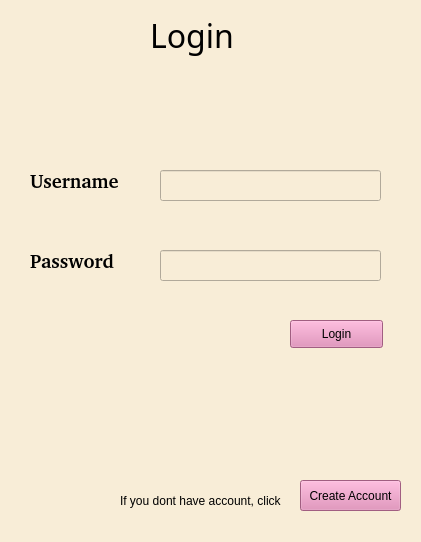
<?xml version="1.0" encoding="UTF-8"?>
<ui version="4.0">
 <class>Login</class>
 <widget class="QMainWindow" name="Login">
  <property name="geometry">
   <rect>
    <x>0</x>
    <y>0</y>
    <width>421</width>
    <height>542</height>
   </rect>
  </property>
  <property name="windowTitle">
   <string>Login Setup</string>
  </property>
  <property name="styleSheet">
   <string notr="true">background-color: rgb(248, 237, 215);</string>
  </property>
  <widget class="QWidget" name="centralwidget">
   <widget class="QLabel" name="label1">
    <property name="geometry">
     <rect>
      <x>150</x>
      <y>-40</y>
      <width>211</width>
      <height>151</height>
     </rect>
    </property>
    <property name="font">
     <font>
      <family>Gagalin</family>
      <pointsize>24</pointsize>
     </font>
    </property>
    <property name="layoutDirection">
     <enum>Qt::LeftToRight</enum>
    </property>
    <property name="text">
     <string>Login</string>
    </property>
   </widget>
   <widget class="QLabel" name="label2">
    <property name="geometry">
     <rect>
      <x>30</x>
      <y>160</y>
      <width>121</width>
      <height>41</height>
     </rect>
    </property>
    <property name="font">
     <font>
      <family>Champagne &amp; Limousines</family>
      <pointsize>14</pointsize>
      <weight>75</weight>
      <bold>true</bold>
     </font>
    </property>
    <property name="text">
     <string>Username</string>
    </property>
   </widget>
   <widget class="QLineEdit" name="username">
    <property name="geometry">
     <rect>
      <x>160</x>
      <y>170</y>
      <width>221</width>
      <height>31</height>
     </rect>
    </property>
   </widget>
   <widget class="QLabel" name="label3">
    <property name="geometry">
     <rect>
      <x>30</x>
      <y>240</y>
      <width>121</width>
      <height>41</height>
     </rect>
    </property>
    <property name="font">
     <font>
      <family>Champagne &amp; Limousines</family>
      <pointsize>14</pointsize>
      <weight>75</weight>
      <bold>true</bold>
     </font>
    </property>
    <property name="text">
     <string>Password</string>
    </property>
   </widget>
   <widget class="QLineEdit" name="password">
    <property name="geometry">
     <rect>
      <x>160</x>
      <y>250</y>
      <width>221</width>
      <height>31</height>
     </rect>
    </property>
   </widget>
   <widget class="QLabel" name="label4">
    <property name="geometry">
     <rect>
      <x>120</x>
      <y>490</y>
      <width>211</width>
      <height>21</height>
     </rect>
    </property>
    <property name="text">
     <string>If you dont have account, click</string>
    </property>
   </widget>
   <widget class="QPushButton" name="createaccbutton">
    <property name="geometry">
     <rect>
      <x>300</x>
      <y>480</y>
      <width>101</width>
      <height>31</height>
     </rect>
    </property>
    <property name="styleSheet">
     <string notr="true">background-color: rgb(226, 131, 180);</string>
    </property>
    <property name="text">
     <string>Create Account</string>
    </property>
   </widget>
   <widget class="QPushButton" name="loginbutton">
    <property name="geometry">
     <rect>
      <x>290</x>
      <y>320</y>
      <width>93</width>
      <height>28</height>
     </rect>
    </property>
    <property name="styleSheet">
     <string notr="true">background-color: rgb(226, 131, 180);
</string>
    </property>
    <property name="text">
     <string>Login</string>
    </property>
   </widget>
  </widget>
  <widget class="QStatusBar" name="statusbar"/>
 </widget>
 <resources/>
 <connections/>
</ui>
